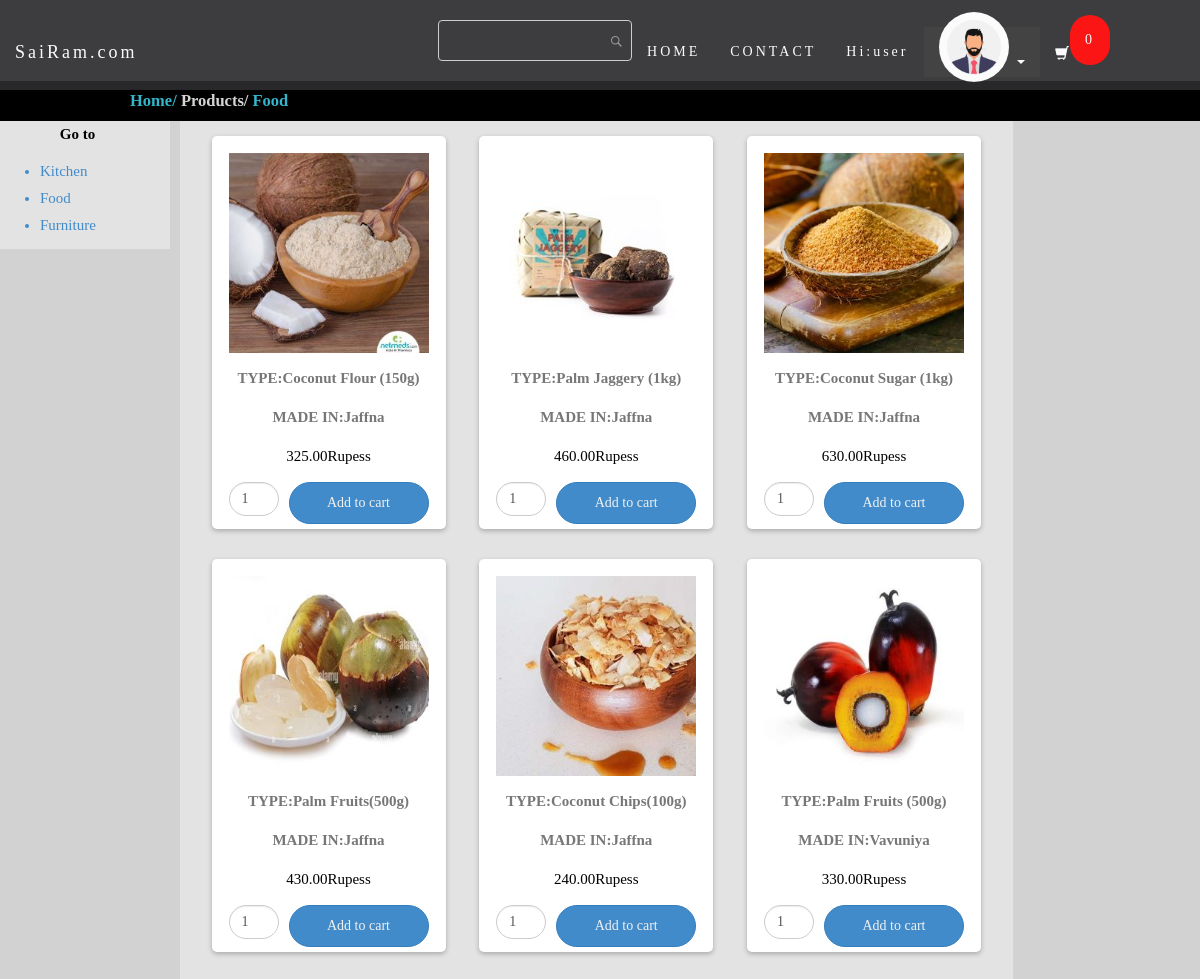
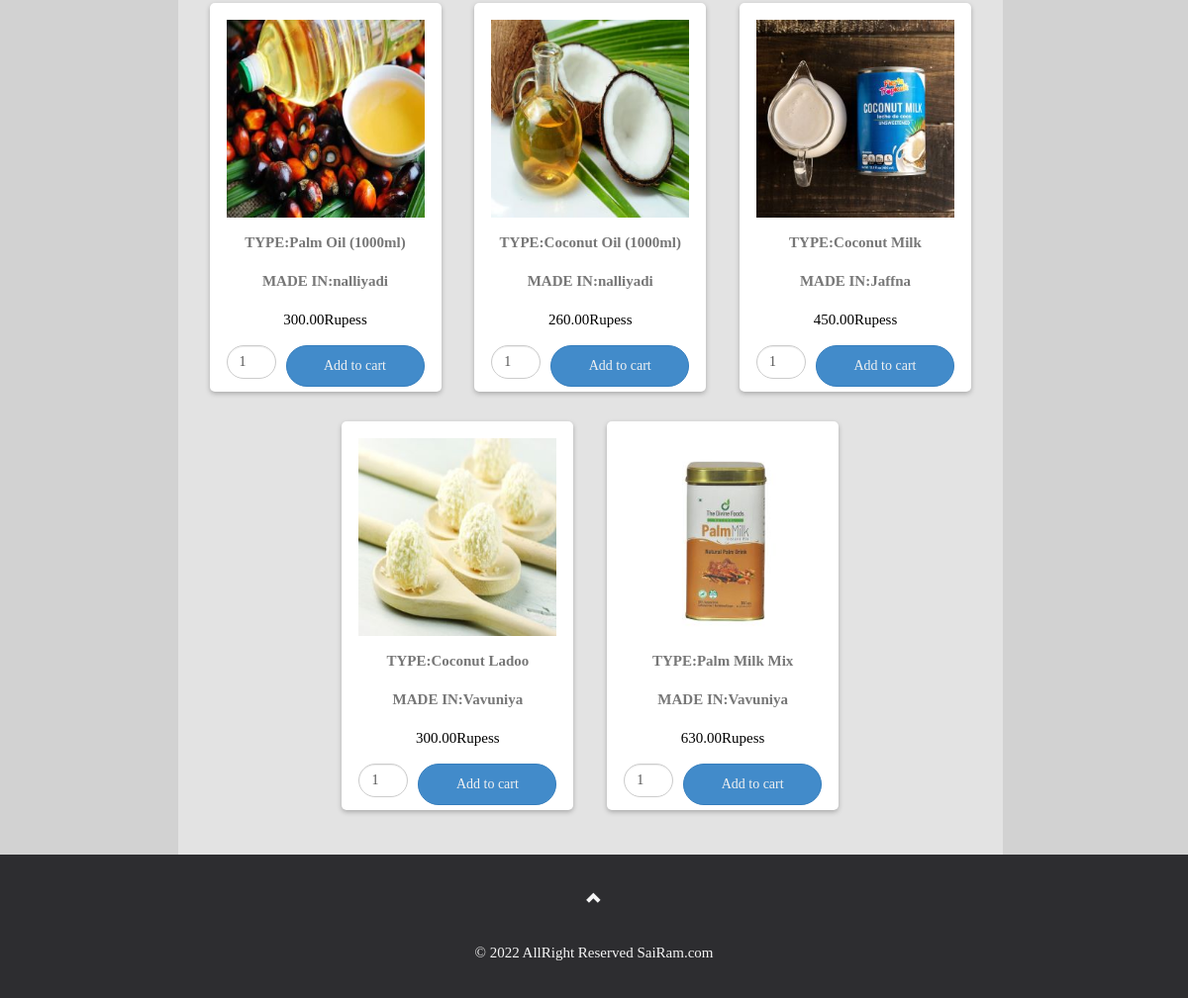
The page /food/food.php (signed in) on the database its author committed (2 pictures, top to bottom).
### tables this page shows
CREATE TABLE `member` (
  `mem_id` int(11) NOT NULL,
  `firstname` varchar(50) NOT NULL,
  `lastname` varchar(50) NOT NULL,
  `username` varchar(30) NOT NULL,
  `email` varchar(25) NOT NULL,
  `password` varchar(12) NOT NULL,
  `profile` varchar(255) NOT NULL,
  `product` varchar(255) NOT NULL
);

CREATE TABLE `productfood` (
  `id` int(11) NOT NULL,
  `name` varchar(225) NOT NULL,
  `code` varchar(225) NOT NULL,
  `image` varchar(225) NOT NULL,
  `price` double(10,2) NOT NULL,
  `madein` varchar(225) NOT NULL
);

### db/session.php (called while the page is built, shortened)
<?php
$id_session=$_SESSION['id'];
?>

### food/db/dbcontroller.php (called while the page is built, shortened)
<?php
class DBController {
	private $host = "localhost";
	private $user = "root";
	private $password = "";
	private $database = "e-commerce-php";
	private $connection = "";
	function __construct() {
		$conn = $this->connectDB();
		$this->connection = $conn;
	}
	function connectDB() {
		$conn = mysqli_connect($this->host,$this->user,$this->password,$this->database);
		return $conn;
	}
	function runQuery($query) {
		$result = mysqli_query($this->connection,$query);
		while($row=mysqli_fetch_assoc($result)) {
			$resultset[] = $row;
		}
		if(!empty($resultset))
			return $resultset;
	}
}
?>

### food/food.php (the view, shortened to what this page needs)
<?php require ('../db/session.php'); ?>
<?php
require_once("db/dbcontroller.php");
$db_handle = new DBController();
?>
<!DOCTYPE html>
<html>
<head>
  <link rel="stylesheet" href="style.css">
  <link rel="stylesheet" href="../bootstrap/css/bootstrap.min.css">
 </head>
 <body>
 <?php
$session_items = 0;
?>
 <nav class="navbar navbar-default navbar-fixed-top">
  <div class="container-fluid">
    <div class="navbar-header">
      <a class="navbar-brand" id="font" href="../index2.php" >SaiRam.com</a>
    </div>
    <div class="collapse navbar-collapse" id="myNavbar">
      <ul class="nav navbar-nav navbar-right" style="margin-right:80px;">
        <li>
        <form name="frmSearch" action="" method="post">
         <li style='text-align:right;margin:20px 0px;'><input type='text' name='search[keyword]' value="" id='keyword' maxlength='25'></li>
       </form>
     </li>
        <li class="font"><a href="../index2.php">HOME</a></li>
        <li class="font"><a href="#contact">CONTACT</a></li>
        <?php require ('../db/config.php'); ?>
<?php if (!isset($no_visible_elements) || !$no_visible_elements) { ?>
  <?php
              $result= mysqli_query($conn,"select *  from member where mem_id='$id_session'") or die (mysqli_error());
              while ($row= mysqli_fetch_array ($result) ){
              ?>
      <li><a href="" style="color: #ffffff;">Hi:<?php echo $row ['username']; ?></a></li>
      <li class="dropdown">
          <a class="dropdown-toggle" data-toggle="dropdown" href="#" style="background-color:#333;height: 50px;"><img src="../profile/<?php echo $row ['profile'];?>" style="width:70px;height: 70px;margin-top: 0px;border-radius: 360px;margin-top: -30px;">
          <span class="caret" style="color: #ffffff;"></span></a>
        </li>
        <li class="font"><a href=""class="glyphicon glyphicon-shopping-cart"></a></li>
        <li class="font"><a href="shopping_cart.php" style="background:red;border-radius:360px;margin-top:15px;margin-right:10px;"><?php echo $session_items; ?></a></li>
      </ul>
    </div>
  </div>
</nav>
<br><br><br>
  <div class="txt-heading" style="text-align:left;color:#d5d5d5;"><a href="../index2.php" style="text-decoration:none;color:#33B6CB;margin-left:120px;">Home/</a> Products/ <a href="women.php" style="color:#33B6CB;text-decoration: none;">Food</a></div>
 <div class="container-fluid" style="width:90%;">
  <div class="row">
    <div class="col-sm-2" style="background-color:#e3e3e3;color:#428bca;">
              <p style="color:#000;font-weight:bolder;text-align: center;">Go to</p>
              <ul>
                <li class=""><a href="../kitchen/kitchen.php">Kitchen</a></li>
                <li><a href="food.php">Food</a></li>
                <li><a href="../furniture/accessesoris.php">Furniture</a></li>
              </ul>
            <?php }?>
          <?php }?>
    </div>
    <div class="col-sm-9" style="background-color:#e3e3e3;margin-left: 10px;">
      <div id="product-grid">
  <?php
  $product_array = $db_handle->runQuery("SELECT * FROM productfood ORDER BY id ASC");
  if (!empty($product_array)) {
    foreach($product_array as $key=>$value){
  ?>
    <div class="product-item" style="background:#fff;">
      <form method="post" action="food.php?action=add&code=<?php echo $product_array[$key]["code"]; ?>">
      <div class="product-image"><img style="max-height: 250px;max-width: 250px;" src="foodproduct/<?php echo $product_array[$key]["image"]; ?>"></div>
      <div><strong>TYPE:<?php echo $product_array[$key]["name"]; ?></strong></div>
      <div><strong>MADE IN:<?php echo $product_array[$key]["madein"]; ?></strong></div>
      <div class="product-price"><?php echo $product_array[$key]["price"]. "Rupess"; ?></div>
      <div><input class="form-control" style="float:left;max-width:25%;border-radius:360px;" type="text" name="quantity" value="1" size="2" /><input type="submit" value="Add to cart" class="btn btn-primary" style="float:right;width:70%;border-radius:360px;" /></div>
      </form>
    </div>
  <?php
      }
  }
  ?>
    </div>
  </div>
</div>
</div>
  <footer class="text-center">
  <a class="up-arrow" href="#myPage" data-toggle="tooltip" title="TO TOP">
    <span class="glyphicon glyphicon-chevron-up"></span>
  </a><br><br>
  © 2022 AllRight Reserved SaiRam.com
</footer>
 </body>
 </html>

### food/style.css (style rules this page uses)
body { font-family:comic sans Ms,serif; font: 400 15px/1.8 comic sans Ms,serif; color: #777; font-weight:600px; background-color:#d2d2d2; }
.navbar { font-family:comic sans Ms,serif; height: 90px; margin-bottom: 0; border: 0; font-size: 14px !important; letter-spacing: 3px; opacity: 0.9; }
#font { color: #ffffff !important; }
.font a { color: #ffffff !important; }
.navbar li a, .navbar .navbar-brand { margin-top: 27px; }
.txt-heading { padding: 5px 10px;font-size:1.1em;font-weight:bold;color:#999; }
#product-grid { margin-bottom:30px; max-width:100%;text-align:center; }
.txt-heading { background-color: #000; color:#FFF; }
.product-item { box-shadow: 0px 2px 5px rgba(0, 0, 0, 0.25); border-radius: 5px; margin: 15px; padding: 5px; display: inline-block; position:relative; }
.product-item div { text-align:center; margin:12px; }
.product-price { color:#000; }
.product-image { height:200px;width:200px;background-color:#FFF; }
.product-image img { object-fit: contain !important; height: 100% !important; width: 100% !important; }

### food/food.php (style rules this page uses)
body { font-family:comic sans Ms,serif; font: 400 15px/1.8 comic sans Ms,serif; color: #777; font-weight:600px; background-color:#d2d2d2; }
.btn { padding: 10px 20px; color: #f1f1f1; border-radius: 0; transition: .2s; }
.navbar { font-family:comic sans Ms,serif; height: 90px; margin-bottom: 0; background-color: #2d2d30; border: 0; font-size: 14px !important; letter-spacing: 3px; opacity: 0.9; }
#font { color: #ffffff !important; }
.font a { color: #ffffff !important; }
.navbar li a, .navbar .navbar-brand { margin-top: 27px; }
footer { background-color: #2d2d30; color: #f5f5f5; padding: 32px; }
footer a { color: #f5f5f5; }
.form-control { border-radius: 0; }
#keyword { border: #CCC 1px solid; border-radius: 4px; padding: 7px;background:url("demo-search-icon.png") no-repeat center right 7px; }

### rows shown on the page
member: username "user", profile (picture)
productfood: image (picture), name "Coconut Flour (150g)", madein "Jaffna", price "325.00"
productfood: image (picture), name "Palm Jaggery (1kg)", madein "Jaffna", price "460.00"
productfood: image (picture), name "Coconut Sugar (1kg)", madein "Jaffna", price "630.00"
productfood: image (picture), name "Palm Fruits(500g)", madein "Jaffna", price "430.00"
productfood: image (picture), name "Coconut Chips(100g)", madein "Jaffna", price "240.00"
productfood: image (picture), name "Palm Fruits (500g)", madein "Vavuniya", price "330.00"
productfood: image (picture), name "Palm Oil (1000ml)", madein "nalliyadi", price "300.00"
productfood: image (picture), name "Coconut Oil (1000ml)", madein "nalliyadi", price "260.00"
productfood: image (picture), name "Coconut Milk", madein "Jaffna", price "450.00"
productfood: image (picture), name "Coconut Ladoo", madein "Vavuniya", price "300.00"
productfood: image (picture), name "Palm Milk Mix", madein "Vavuniya", price "630.00"
